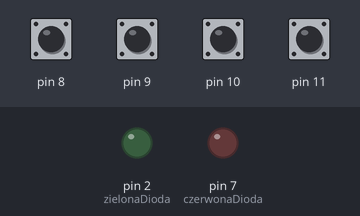
The sketch below on a simulated Arduino Uno, built with avr-gcc and run on an emulated ATmega328P. Parts: output pins drawn as LEDs (lit = HIGH). The test bench sets the inputs (shaded band); at power-on: pin 8–11 HIGH.

Above: at 1.2 s.
1.3 s: pin 8 pulled LOW for 1 s
At 3.3 s:
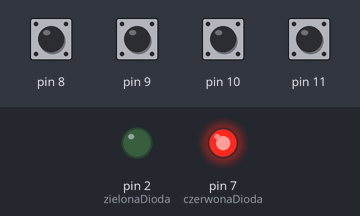
Timing chart, 0 to 7.0 s (numbered marks = the images above; inputs shaded):
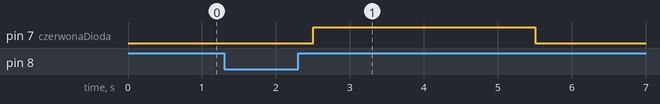

Measured:
- after the input at 1.3 s, pin 7 (czerwonaDioda): LOW → HIGH after 1.2 s, → LOW 3.0 s later

The sketch:

password.ino
```cpp
int zielonaDioda = 2;
int czerwonaDioda = 7;
int wejscie[6];
int liczba;
int iterator=0;
int haslo[6]={4,2,3,1,4,1};
int dlugosc = 4;
int zgodnosc;

int przycisk[4];
int wcisnietyPrzycisk;

void setup() {
  // put your setup code here, to run once:
  pinMode(zielonaDioda,OUTPUT);
  pinMode(czerwonaDioda,OUTPUT);

  for(int i=0; i<4; i++){
    przycisk[i] = i+8;
    pinMode(przycisk[i],INPUT_PULLUP);
  }
}

void loop() {
  // put your main code here, to run repeatedly:
  while(digitalRead(przycisk[0])==HIGH and digitalRead(przycisk[1])==HIGH and digitalRead(przycisk[2])==HIGH and digitalRead(przycisk[3])==HIGH){}//czekaj na wcisniecie przycisku
  if(digitalRead(przycisk[0])==LOW) {delay(300); wcisnietyPrzycisk=0;}
  else if(digitalRead(przycisk[1])==LOW) {delay(300); wcisnietyPrzycisk=1;}
  else if(digitalRead(przycisk[2])==LOW) {delay(300); wcisnietyPrzycisk=2;}
  else {delay(300); wcisnietyPrzycisk=3;}

  wejscie[iterator]=wcisnietyPrzycisk+1;
  iterator++;

  if(iterator==dlugosc){
    iterator=0;

    zgodnosc=1;
    for(int i=0; i<dlugosc; i++){
      if(haslo[i]!=wejscie[i]) zgodnosc=0;
    }

    if(zgodnosc == 1) { digitalWrite(zielonaDioda,HIGH); delay(3000); digitalWrite(zielonaDioda,LOW);}
    else {digitalWrite(czerwonaDioda,HIGH); delay(3000); digitalWrite(czerwonaDioda,LOW);}
  }
}
```
